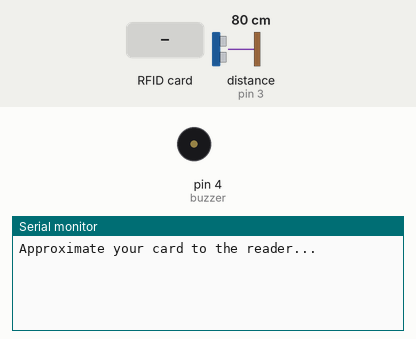
Recording of a sketch running on a simulated Arduino Uno, built with avr-gcc and run on an emulated ATmega328P. Shown: buzzer (waves = sounding, pin HIGH), the last lines printed to the serial monitor. Inputs (shaded band) come from the test bench; at power-on: distance to the obstacle (sensor on pin 3) 80 cm. The echo pulse lasts 58.3 µs per cm; pins used as bus, display or sensor lines are not drawn.

Above: at 1.7 s.
1.8 s: RFID card DB 7B 04 22 held to the reader
At 2.9 s:
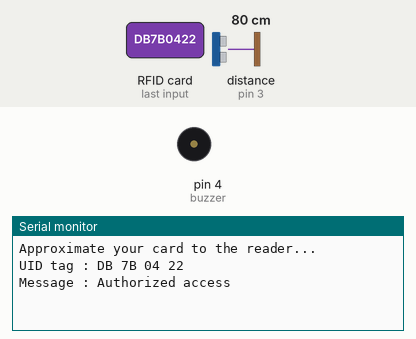
At 7.0 s:
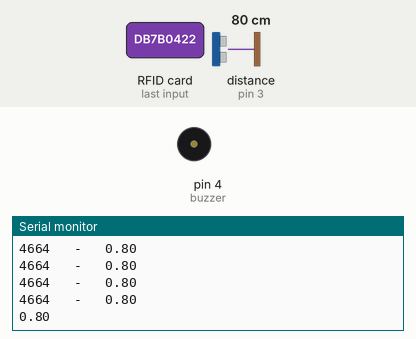

Measured:
- after the input at 1.8 s, the serial monitor: prints a new line at once (image 1)

The sketch:

mainCode.ino
```cpp
//USS init
int trigPin=2;
int echoPin=3;
int pingTravelTime;
float pingDistance;

//Buzzer init
const int buzzer = 4;


//Fob init
#include <SPI.h>
#include <MFRC522.h>

#define SS_PIN 10
#define RST_PIN 9
MFRC522 mfrc522(SS_PIN, RST_PIN);   // Create MFRC522 instance.


//Other variables
float packDistance;


void setup(){

 // put your setup code here, to run once:


  //buzzer
  pinMode(buzzer, OUTPUT);


//USS setup
pinMode(trigPin,OUTPUT);
pinMode(echoPin, INPUT);
Serial.begin(115200);


//Fob setup
SPI.begin();      // Initiate  SPI bus
  mfrc522.PCD_Init();   // Initiate MFRC522
  Serial.println("Approximate your card to the reader...");
  delay(500);
  Serial.println();
}

void loop(){
  /// put your main code here, to run repeatedly:
  if ( ! mfrc522.PICC_IsNewCardPresent()) {
    return;
  }
  // Select one of the cards
  if ( ! mfrc522.PICC_ReadCardSerial())
{
    return;
}  //Show UID on serial monitor
  Serial.print("UID tag :");
  String content= "";
  String content2 = "";
  byte letter;
  for (byte i = 0; i < mfrc522.uid.size; i++)
  {
     Serial.print(mfrc522.uid.uidByte[i] < 0x10 ? " 0" : " ");
     Serial.print(mfrc522.uid.uidByte[i], HEX);
     content.concat(String(mfrc522.uid.uidByte[i] < 0x10 ? " 0" : " "));
     content.concat(String(mfrc522.uid.uidByte[i], HEX));
  }
  Serial.println();
  Serial.print("Message : ");
  content.toUpperCase();


while(true){
  //Check for fob

  if (content.substring(1) == "DB 7B 04 22") //change here the UID of the card/cards that you want to give access
  {
    Serial.println("Authorized access");
    Serial.println();
    delay(3000);


    float sum=0;
    for(int i=0; i<10; i++){
      digitalWrite(trigPin,LOW);
      delayMicroseconds(10);
      digitalWrite(trigPin, HIGH);
      delayMicroseconds(10);
      digitalWrite(trigPin,LOW);
      pingTravelTime = pulseIn(echoPin, HIGH); //Time in microseconds
      pingDistance= (343.*pingTravelTime)/2000000; //Distance in meters
      Serial.print(pingTravelTime);
      Serial.print("   -   ");
      Serial.println(pingDistance);
      delay(100);
      sum+=pingDistance;
    }
    packDistance=sum/10;
    Serial.print(packDistance);
    delay(3000);
    break;
  }

 else{
    Serial.println(" Access denied");
    delay(3000);
    return;
 }
  //If distance is less than certain amount -> activate system
  //save distance value for future checks
  //exit loop


  //Else keep running
}


while(true){
      digitalWrite(trigPin,LOW);
      delayMicroseconds(10);
      digitalWrite(trigPin, HIGH);
      delayMicroseconds(10);
      digitalWrite(trigPin,LOW);
      pingTravelTime = pulseIn(echoPin, HIGH); //Time in microseconds
      pingDistance= (343.*pingTravelTime)/2000000; //Distance in meters
      Serial.print(pingTravelTime);
      Serial.print("   -   ");
      Serial.println(pingDistance);
      delay(100);


      if (mfrc522.PICC_IsNewCardPresent()){
        mfrc522.PICC_ReadCardSerial();
        content2 = "";
        byte letter2;
        for (byte i = 0; i < mfrc522.uid.size; i++)
        {
          content2.concat(String(mfrc522.uid.uidByte[i] < 0x10 ? " 0" : " "));
          content2.concat(String(mfrc522.uid.uidByte[i], HEX));
        }
        content2.toUpperCase();
      }


      if (pingDistance<packDistance -0.02 || pingDistance>packDistance +0.02){
          Serial.println("THIEF");
          for (int i=0;i<5;i++){
          tone(buzzer, 1000);
          delay(200);
          noTone(buzzer);
          delay(100);
          }
          break;
      }

        if (content2.substring(1) == "97 C9 12 34"){
        Serial.println("Package safe");
        delay(2000);
        break;
        }else if(content2.substring(1) != "97 C9 12 34" && content2.substring(1) != ""){
          Serial.println("Access denied");
        delay(2000);
        content2= "";
        }
  }


}
```
